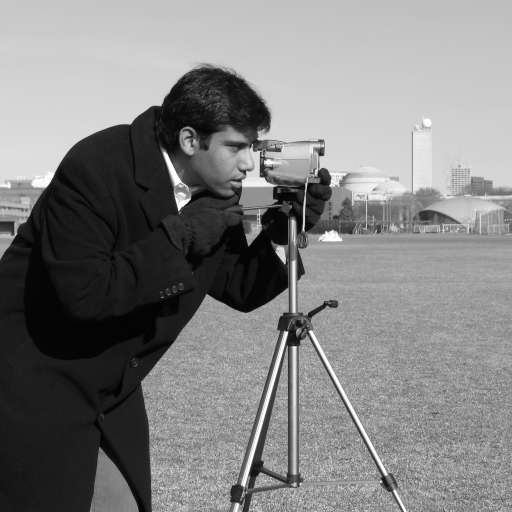
#> input picture skimage.data.camera(), 512 x 512 px
$ jupyter execute '02.3.Domínio do Valor - Aprofundamento em Limiarizações.ipynb'   (shell and % lines are left out)   (older library calls are emulated)
#> lines starting #> are read from the running program, lines starting #| are printed output that depends on the picture; after the words box and inside, x2 and y2 are one past the last pixel; in counts of white or black regions, pixels touching at a corner belong together
<a href="https://colab.research.google.com/github/awangenh/vision/blob/master/jupyter/02.3.Dom%C3%ADnio%20do%20Valor%20-%20Aprofundamento%20em%20Limiariza%C3%A7%C3%B5es.ipynb"></a>&nbsp; &nbsp;<a href=""></a>&nbsp; &nbsp; <a href=""></a>&nbsp; &nbsp;<a href=""></a>

# 02.3.Domínio do Valor - Aprofundamento em Limiarizações

Neste caderno de notas você vai se aprofundar um pouco mais em limiarização. Até agora você viu duas aplicações na área da vigilância eletrônica onde a aplicação de um limiar foi realizada de maneira muito simples e direta: simplesmente aplicamos um limiar "programado".

E o que acontece quando há muita variação no ambiente de uma imagem e não é possível utilizar um valor de corte pré programado? É possível determinar-se, em tempo de execução de um programa, um valor de corte adaptativo?

Existem várias técnicas de limiarização onde se pondera o valor do limiar a ser utilizado com base em uma análise da distribuição dos valores de tons de cinza na imagem. Essa avaliação pode ser realizada com métodos de cálculo de histograma muito simples e que também são métodos do domínio do valor e várias bibliotecas de processamento de imagem possuem rotinas de linearização que tem estes métodos integrados. Nos exercícios abaixo nós vamos ver algumas destas rotinas, originárias de duas diferentes bibliotecas de Visão Computacional.

## Thresholds

Thresholding is used to create a binary image from a grayscale image. It is the simplest way to segment objects from a background. Thresholding algorithms implemented in scikit-image can be separated in three categories:

- **Global**: One or two cutting values are used in order to separate pixels in groups accordingly to their value only;
- **Histogram-based**: The histogram of the pixels' intensity is used and certain assumptions are made on the properties of this histogram (e.g. bimodal);
- **Adaptive/Local**: To process a pixel, only a set of neighboring pixels are used. They can be considered using a simple region ("block") operation or be based upon some simple convolution, such as a Gaussian (OpenCV only). These algorithms often require more computation time.

If you are not familiar with the details of the different algorithms and the
underlying assumptions, it is often difficult to know which algorithm will give
the best results. Therefore, Scikit-image includes a function to evaluate
thresholding algorithms provided by the library. At a glance, you can select
the best algorithm for you data without a deep understanding of their
mechanisms.

# Configurações de GPU e PATH

[cell 1]

try:
    import google.colab
    _ON_COLAB = True
except:
    _ON_COLAB = False
    %reload_ext autoreload
    %autoreload 2
    %matplotlib inline
    from IPython import get_ipython

print('Running on Google Colab = ', _ON_COLAB)
import os
import torch
# Definir o caminho base
if _ON_COLAB:
    BASE_PATH = "/content"
    import locale
    locale.getpreferredencoding = lambda: "UTF-8"
else:
    BASE_PATH = "/lapix" # trocar para o base path do seu computador se estiver rodando localmente, deixar /lapix se estiver rodando nos conteiners lapix
    VISIBLE_GPUS = [2] # Selecionar a GPU PARA RODAR! VER QUAL ESTA LIVRE

    if torch.cuda.device_count() != 8:
        print("GPU SETADA - PULANDO ETAPA")
    else:
        os.environ["CUDA_VISIBLE_DEVICES"] = str(VISIBLE_GPUS).replace("]", "").replace("[","").replace(" ", "")
        os.environ["NVIDIA_VISIBLE_DEVICES"] = str(VISIBLE_GPUS).replace("]", "").replace("[","").replace(" ", "")
        print("CUDA GPUS NUMBER: ", torch.cuda.device_count())

os.chdir(BASE_PATH) # garantir que está executando no caminho base definido

## **Se** você estiver rodando no Colab

### Cloning the ***Computer Vision*** repository from a Git

If you're running this at your computer or using Google Colab but **not** using your Google Drive, this is the way to use these notebooks! Please choose only one of the two Gits below.

[cell 2]
# To clone from our personal Github mirror (may be out of sync):
if _ON_COLAB:
    !git clone https://github.com/awangenh/vision

[cell 3]
# To clone from UFSC's Institutional Gitlab (always the latest version):
if _ON_COLAB:
    !git clone https://codigos.ufsc.br/aldo.vw/vision

### Mova a pasta *data*

Move ***vision/data*** one level up, into the root folder, so the Anconda-oriented data paths in the next cells will all work properly. If you are running this notebook from a copy of the ***vision*** Git on Anaconda, you **do not** have to do this.

[cell 4]
if _ON_COLAB:
    # If you are Running on Google Colab,
    # Move vision/data one level up, into the root folder
    !mv vision/data ..
    # Move all Python files to /content
    !mv vision/jupyter/*.py .

### Monte seu Google Drive como uma pasta

If you're using Google Colab together with your Google Drive, adapt this code below to point to the place where you've copied our Git in your Google Drive:

[cell 5]
# Code to mount the Google Drive
if _ON_COLAB:
    from google.colab import drive
    drive.mount('/content/drive')

    !ln -s "/content/drive/My Drive"

## Grayvalue Thresholds

### The Simplest Automated Threshold: Separate by the Mean Value (SciKit)

[cell 6]
from matplotlib import pyplot as plt
from skimage.filters import threshold_mean
from skimage import data
import cv2

# Example 1: Here the mean works
image = data.camera()
#> image is the input picture: shape (512, 512); min 0, max 255, mean 129.1

# Example 2: Here the mean does not work
image = cv2.imread("../data/ct-01.jpg", cv2.IMREAD_GRAYSCALE)
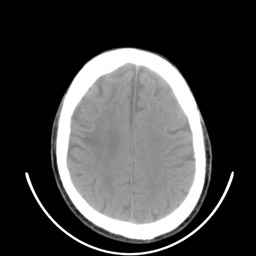
#> input picture data/ct-01.jpg, 256 x 256 px
#> image is the input picture: shape (256, 256); min 0, max 255, mean 68.2

thresh = threshold_mean(image)
#> thresh = 68.21
binary = image > thresh
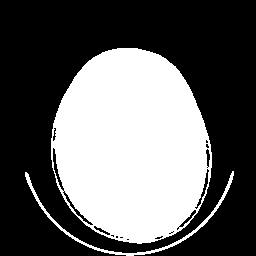
#> binary: shape (256, 256) bool; 38.1% white; 2 white regions, box (x1, y1, x2, y2) and area: (51, 48, 212, 244) 24096, (25, 171, 234, 256) 848

fig, axes = plt.subplots(ncols=2, figsize=(17, 7))
ax = axes.ravel()

ax[0].imshow(image, cmap=plt.cm.gray)
ax[0].set_title('Original image')

ax[1].imshow(binary, cmap=plt.cm.gray)
ax[1].set_title('Result')

for a in ax:
    a.axis('off')

plt.show()
#> the sliders are set to thresh = 127, modeStr = cv2.THRESH_BINARY

### Simple Thresholds in OpenCV

[cell 7]
import cv2
import matplotlib
import numpy as np
from matplotlib import pyplot as plt
# Import interaction widgets and functions
from ipywidgets import interact, interactive, interact_manual

modes = [
    'cv2.THRESH_BINARY',
    'cv2.THRESH_BINARY_INV',
    'cv2.THRESH_TRUNC',
    'cv2.THRESH_TOZERO',
    'cv2.THRESH_TOZERO_INV'
]

# Set the figure size, remembering that matplotlib
# uses INCHES and not pixels...
matplotlib.rcParams['figure.figsize'] = [12,12]

# Read image
src = cv2.imread("../data/ct-01.jpg", cv2.IMREAD_GRAYSCALE)

# Basic threshold example
def my_threshold(thresh, modeStr):
#> called with thresh = 127, modeStr = 'cv2.THRESH_BINARY'
    global src
    mode = eval(modeStr)
    th, dst = cv2.threshold(src, thresh, 255, mode)
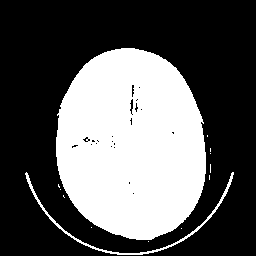
#> dst: shape (256, 256); 35.9% white; 13 white regions (11 under 20 px), largest, box (x1, y1, x2, y2) and area: (56, 48, 206, 240) 22778, (25, 172, 234, 255) 704
#> th = 127
    fig, axes = plt.subplots(1, 2, figsize=(16, 12), sharex=True, sharey=True)
    ax = axes.ravel()
    ax[0].imshow(src,'gray')
    ax[1].imshow(dst,'gray')

# Pass function & its parameters to interactive
interactive(my_threshold, thresh = (0, 255), modeStr=modes)

### Adaptive Thresholds in OpenCV

[cell 8]
import cv2
import matplotlib
import numpy as np
from matplotlib import pyplot as plt
# Import interaction widgets and functions
from ipywidgets import interact, interactive, interact_manual

modes = [
    'cv2.THRESH_BINARY',
    'cv2.THRESH_BINARY_INV',
    'cv2.THRESH_TRUNC',
    'cv2.THRESH_TOZERO',
    'cv2.THRESH_TOZERO_INV'
]

adaptModes = [
    'cv2.ADAPTIVE_THRESH_MEAN_C',
    'cv2.ADAPTIVE_THRESH_GAUSSIAN_C'
]


# Set the figure size, remembering that matplotlib
# uses INCHES and not pixels...
matplotlib.rcParams['figure.figsize'] = [8,8]

# Read image
src = cv2.imread("../data/ct-01.jpg", cv2.IMREAD_GRAYSCALE)

# Basic threshold example
def my_adaptThreshold(adaptModeStr, modeStr, neighborhood, offset=0):
    global src
    mode = eval(modeStr)
    adaptMode = eval(adaptModeStr)
    dst = cv2.adaptiveThreshold(src, 255, adaptMode, mode, neighborhood, offset)
    fig, axes = plt.subplots(1, 2, figsize=(16, 12), sharex=True, sharey=True)
    ax = axes.ravel()
    ax[0].imshow(src,'gray')
    ax[1].imshow(dst,'gray')


# Pass function & its parameters to interactive
interactive(my_adaptThreshold, adaptModeStr=adaptModes, modeStr=modes, neighborhood=(3,31,2), offset=(-10,10,1))
#> the sliders are set to adaptModeStr = cv2.ADAPTIVE_THRESH_MEAN_C, modeStr = cv2.THRESH_BINARY, neighborhood = 17, offset = 0
#> in my_adaptThreshold, `dst = cv2.adaptiveThreshold(src, 255, adaptMode, mode, neighborhood, o..`: dst: shape (256, 256); 21.4% white; 96 white regions (80 under 20 px), largest, box (x1, y1, x2, y2) and area: (56, 48, 206, 243) 6932, (75, 70, 173, 217) 3811, (25, 171, 234, 256) 921

### Adaptive Thresholds in SciKit

SciKit only can do mean-based adaptive thresholding.

[cell 9]
import cv2
import matplotlib.pyplot as plt
from skimage import data
from skimage.filters import threshold_otsu, threshold_local
# Import interaction widgets and functions
from ipywidgets import interact, interactive, interact_manual

image = data.page()
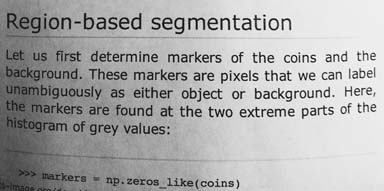
#> input picture skimage.data.page(), 384 x 191 px
#> image is the input picture: shape (191, 384); min 0, max 255, mean 171.5
#> the sliders are set to neighborhood = 17
# Read image
# image = cv2.imread("../data/ct-01.jpg", cv2.IMREAD_GRAYSCALE)


# Basic threshold example
def my_scikitAdaptThreshold(neighborhood):
#> called with neighborhood = 17
    global image

    global_thresh = threshold_otsu(image)
#> global_thresh = 157
    binary_global = image > global_thresh
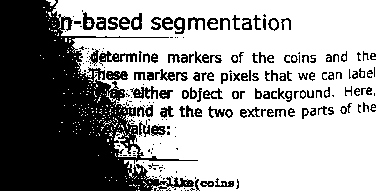
#> binary_global: shape (191, 384) bool; 63.8% white; 230 black regions (114 under 20 px), largest, box (x1, y1, x2, y2) and area: (0, 0, 198, 191) 20325, (99, 51, 137, 66) 231, (130, 86, 158, 99) 185

    adaptative_mask = threshold_local(image, neighborhood, offset=0, method='mean')
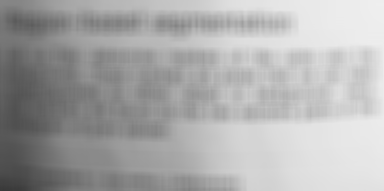
#> adaptative_mask: shape (191, 384) float64; min 57.17, max 239, mean 171.5
    binary_local = image.copy()
    binary_local[adaptative_mask >= image] = 0.
    binary_local[adaptative_mask < image] = 1.
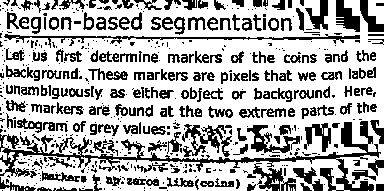
#> binary_local: shape (191, 384); values 0 (black) and 1 (white), 69.2% white; 557 black regions (326 under 20 px), largest, box (x1, y1, x2, y2) and area: (0, 121, 381, 191) 3394, (4, 34, 360, 48) 925, (182, 124, 232, 157) 676

    fig, axes = plt.subplots(ncols=3, figsize=(20, 8))
    ax0, ax1, ax2 = axes
    plt.gray()

    ax0.imshow(image)
    ax0.set_title('Image')

    ax1.imshow(binary_global)
    ax1.set_title('Global thresholding')

    ax2.imshow(binary_local)
    ax2.set_title('Adaptive thresholding')

    for ax in axes:
        ax.axis('off')

    plt.show()
#> the sliders are set to bins = 129

# Pass function & its parameters to interactive
interactive(my_scikitAdaptThreshold, neighborhood=(3,31,2))

## Histogram Thresholds

### Histogram Thresholds in SciKit #1: Bimodal based upon the Global Minimum

For pictures with a bimodal histogram, more specific algorithms can be used.
For instance, the minimum algorithm takes a histogram of the image and smooths it
repeatedly until there are only two peaks in the histogram.

[cell 10]
import cv2
import matplotlib.pyplot as plt
from skimage import data
from skimage.filters import threshold_minimum
# Import interaction widgets and functions
from ipywidgets import interact, interactive, interact_manual


image = data.camera()

def my_histo_threshold(bins):
#> called with bins = 129
    global image

    thresh_min = threshold_minimum(image, bins)
#> thresh_min = 85
    binary_min = image > thresh_min
#> binary_min: shape (512, 512) bool; 69% white; 61 black regions (49 under 20 px), largest, box (x1, y1, x2, y2) and area: (0, 68, 403, 512) 80214, (419, 210, 458, 223) 212, (0, 221, 14, 235) 145

    fig, ax = plt.subplots(2, 2, figsize=(10, 10))

    ax[0, 0].imshow(image, cmap=plt.cm.gray)
    ax[0, 0].set_title('Original')

    ax[0, 1].hist(image.ravel(), bins=bins)
    ax[0, 1].set_title('Histogram')

    ax[1, 0].imshow(binary_min, cmap=plt.cm.gray)
    ax[1, 0].set_title('Thresholded (min)')

    ax[1, 1].hist(image.ravel(), bins=bins)
    ax[1, 1].axvline(thresh_min, color='r')

    for a in ax[:, 0]:
        a.axis('off')
    plt.show()
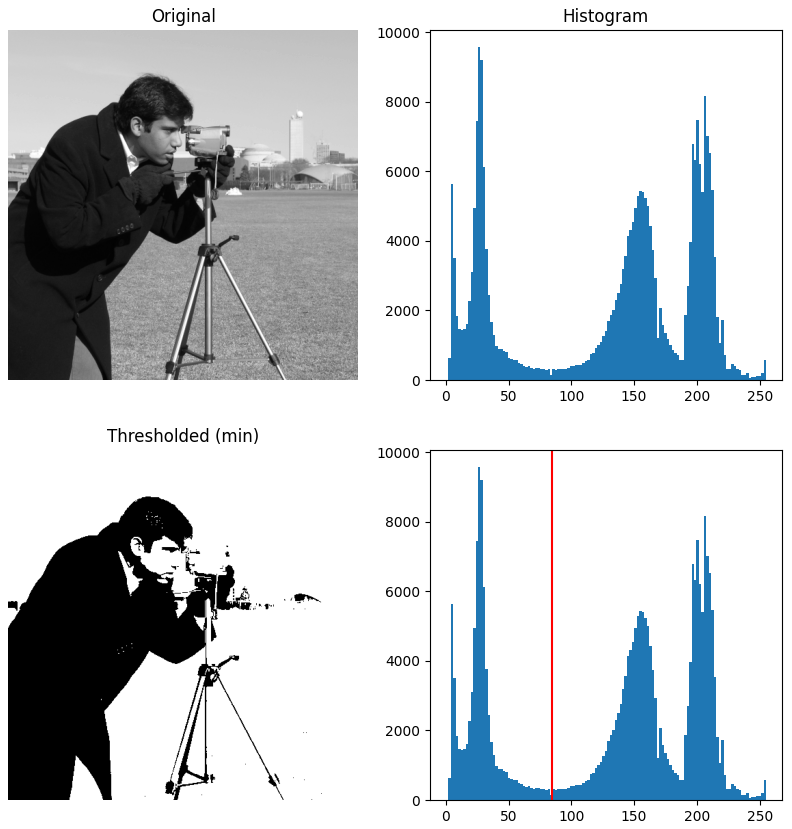
#> figure drawn by matplotlib, 4 panels; panel 2: tallest bar 9584 high, from x = 25.7 to 27.67; panel 4: tallest bar 9584 high, from x = 25.7 to 27.67
#> the sliders are set to method = threshold_otsu(image, bins), bins = 129


# Pass function & its parameters to interactive
interact_manual(my_histo_threshold, bins=(2, 256))

### Histogram Thresholds in SciKit #2: Bimodal based upon the Otsu's and a Collection of other Methods

Otsu's method [1] calculates an "optimal" threshold (marked by a red line in the histogram below) performing a Cluster Analysis that maximizes the variance between two classes of pixels, which are separated by the threshold. Equivalently, clustering method minimizes the intra-class variance.

.. [1] http://en.wikipedia.org/wiki/Otsu's_method

[cell 11]
import cv2
import matplotlib.pyplot as plt
from skimage import data
from skimage.filters import threshold_otsu, threshold_yen, threshold_isodata, threshold_li, threshold_triangle
# Import interaction widgets and functions
from ipywidgets import interact, interactive, interact_manual

methods = [
    'threshold_otsu(image, bins)',
    'threshold_yen(image, bins)',
    'threshold_isodata(image, bins)',
    'threshold_li(image)',
    'threshold_triangle(image, bins)'
]


image = data.camera()
# Read image
# image = cv2.imread("../data/ct-01.jpg", cv2.IMREAD_GRAYSCALE)


def my_potpourri(method, bins):
#> called with method = 'threshold_otsu(image, bins)', bins = 129
    global image

    # Eval it!
    thresh = eval(method)
    # Generate a binary image
    binary = image > thresh
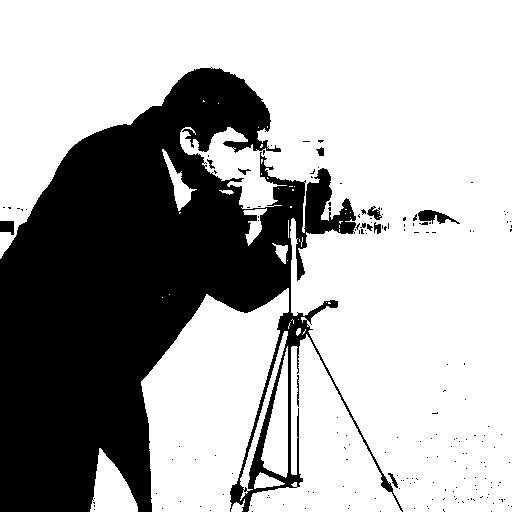
#> binary: shape (512, 512) bool; 67.9% white; 179 black regions (168 under 20 px), largest, box (x1, y1, x2, y2) and area: (0, 67, 403, 512) 82891, (418, 210, 460, 224) 293, (0, 221, 14, 235) 163

    fig, axes = plt.subplots(ncols=3, figsize=(20, 5))
    ax = axes.ravel()
    ax[0] = plt.subplot(1, 3, 1)
    ax[1] = plt.subplot(1, 3, 2)
    ax[2] = plt.subplot(1, 3, 3, sharex=ax[0], sharey=ax[0])

    ax[0].imshow(image, cmap=plt.cm.gray)
    ax[0].set_title('Original')
    ax[0].axis('off')

    ax[1].hist(image.ravel(), bins=bins)
    ax[1].set_title('Histogram '+str(bins))
    ax[1].axvline(thresh, color='r')

    ax[2].imshow(binary, cmap=plt.cm.gray)
    ax[2].set_title('Thresholded: '+ method)
    ax[2].axis('off')

    plt.show()
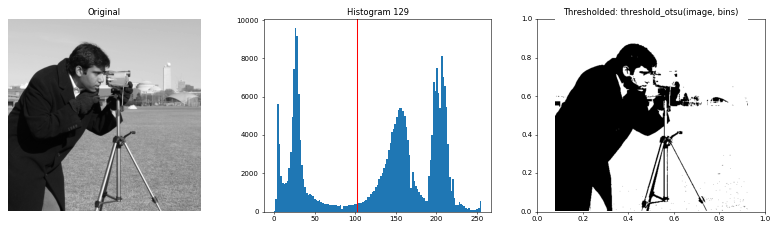
#> figure drawn by matplotlib, 3 panels; panel 2: tallest bar 9584 high, from x = 25.7 to 27.67

# Pass function & its parameters to interactive
interact_manual(my_potpourri, method=methods, bins=(2, 256))
